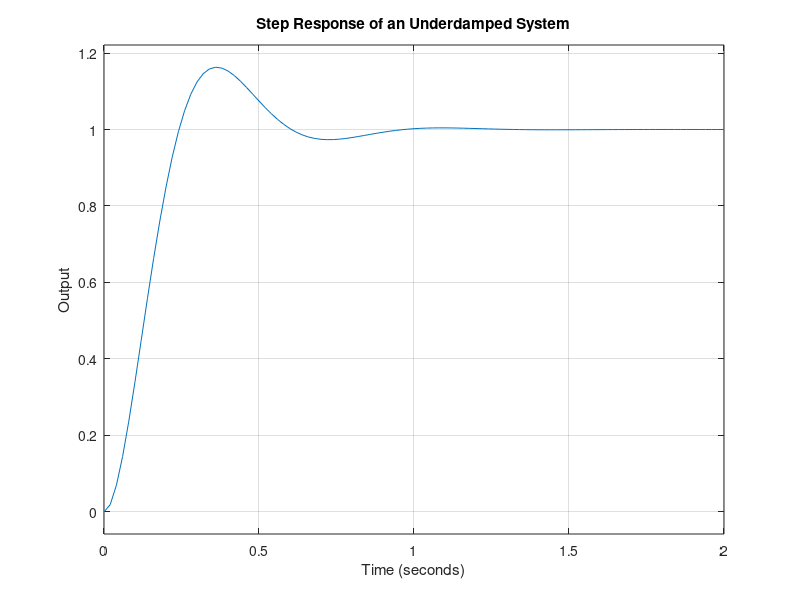

MATLAB code to generate this figure:
%% 1. Defining a Second-Order System in MATLAB:
% Example for an underdamped system (ζ=0.5, ωn=10):

zeta = 0.5;
omega_n = 10;
num = omega_n^2;
den = [1, 2*zeta*omega_n, omega_n^2];
sys = tf(num, den);

%% 2. Simulating Step Response:
% You can use the step function in MATLAB 
% to simulate the step response of a defined system.

step(sys);
title('Step Response of an Underdamped System');
xlabel('Time (seconds)');
ylabel('Output');
grid on;

